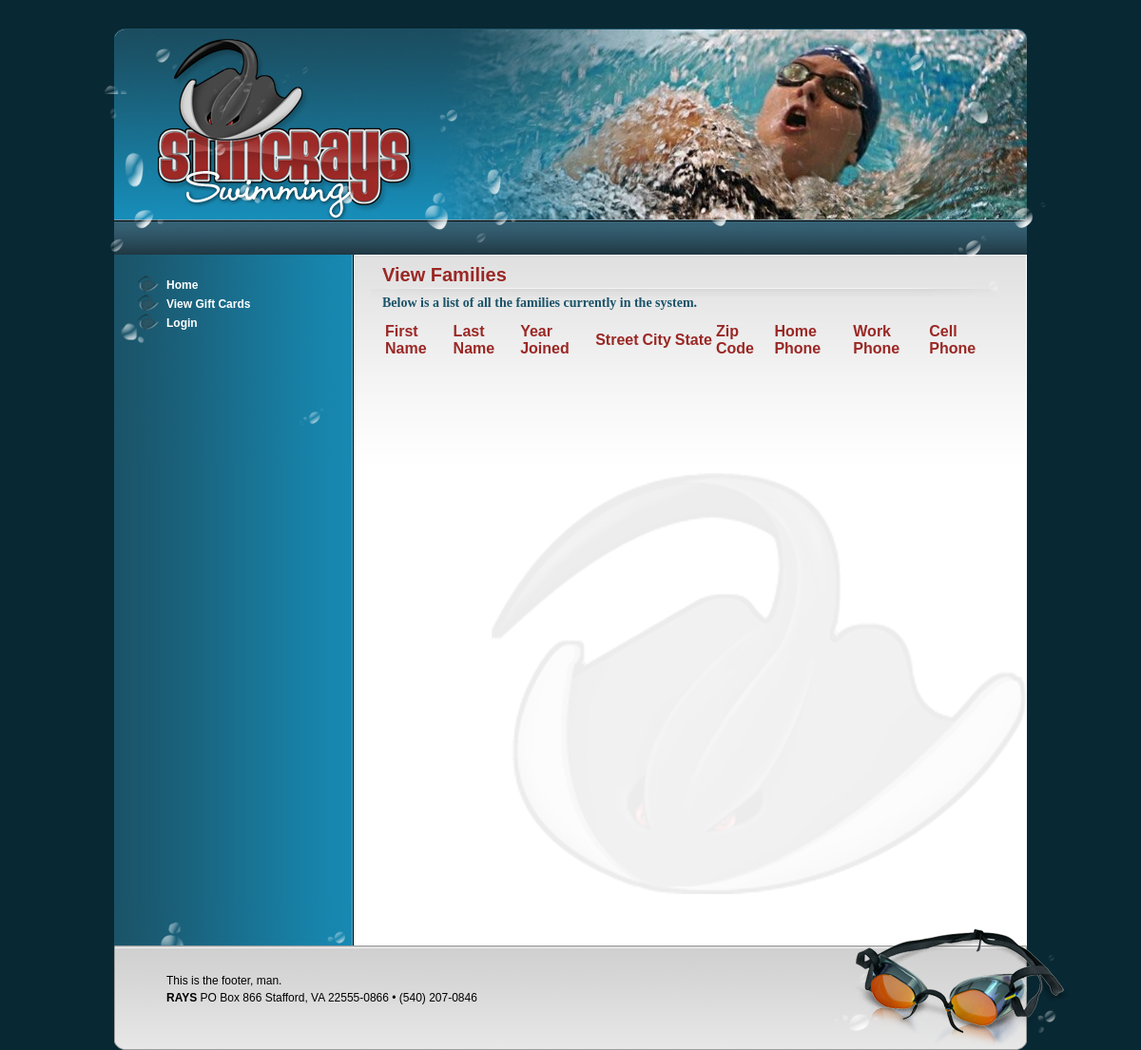
The app's page /browseFamilies.php, older data.
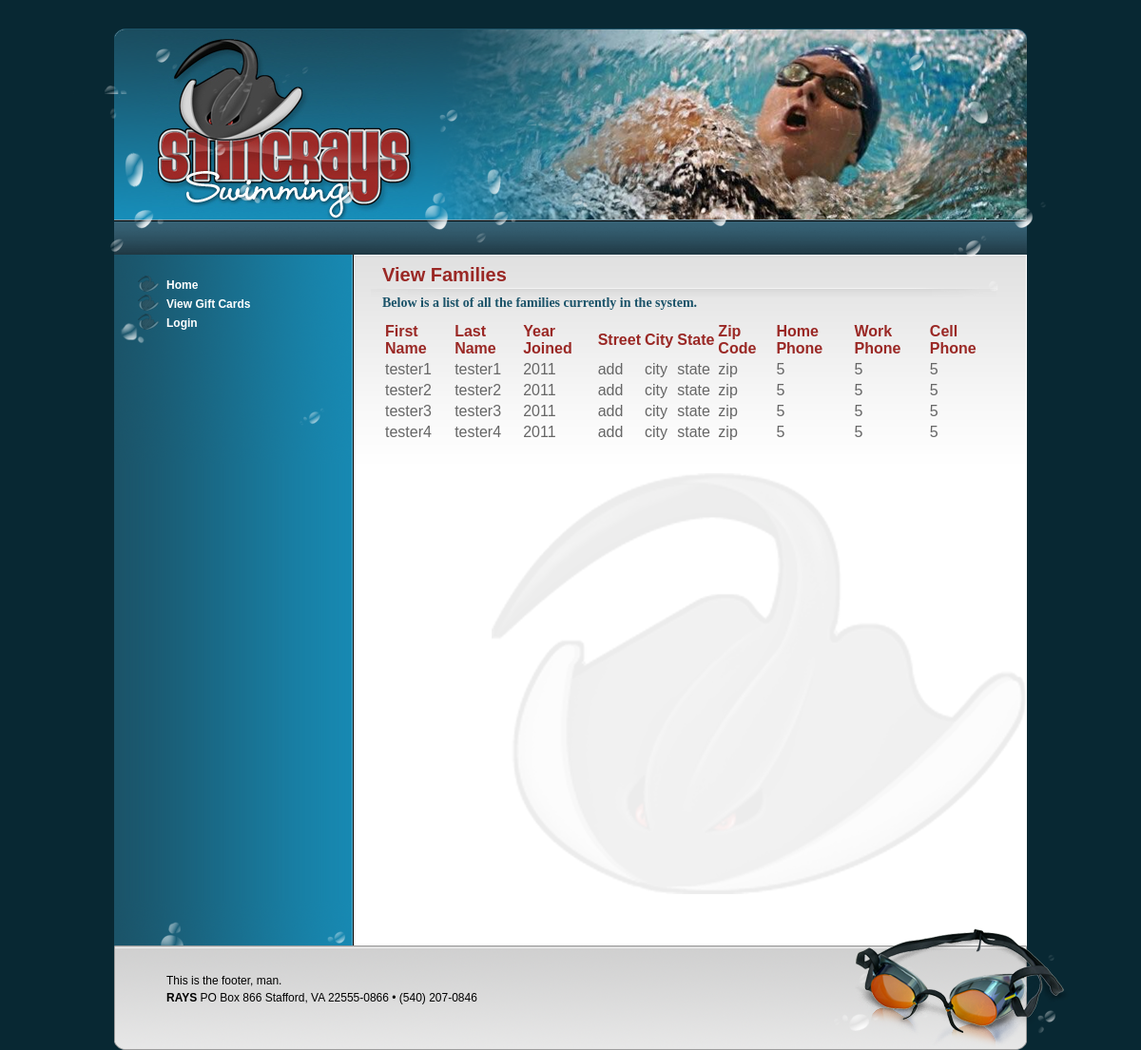
The same page, newer data.
### tables this page shows
CREATE TABLE families
(
familyID INT(10) NOT NULL AUTO_INCREMENT,
PRIMARY KEY (familyID),
email VARCHAR(30),
password VARCHAR(40),
parentFirstName VARCHAR(20),
parentLastName VARCHAR(20),
yearJoined INT(4),
streetAddress VARCHAR(30),
city VARCHAR(20),
state VARCHAR(20),
zip VARCHAR(20),
homePhone VARCHAR(20),
workPhone VARCHAR(20),
cellPhone VARCHAR(20),
accessLevel CHAR(1),
overallAFD DEC(8,2),
currentAFD DEC(8,2)
);

### browseFamilies.php (the view, shortened to what this page needs)
<html>
<body>
<?php
include('siteNavigator.php');
?>
<h1>View Families</h1>
<h2>Below is a list of all the families currently in the system.</h2>
<?php
$query = "SELECT * FROM families ORDER BY parentLastName, parentFirstName";
$result = mysqli_query($db, $query);
echo "<table>\n<tr><th><h3 style=\"text-align:left\">First Name</h3></th>
					<th><h3 style=\"text-align:left\">Last Name</h3></th>
					<th><h3 style=\"text-align:left\">Year Joined</h3></th>
					<th><h3 style=\"text-align:left\">Street</h3></th>
					<th><h3 style=\"text-align:left\">City</h3></th>
					<th><h3 style=\"text-align:left\">State</h3></th>
					<th><h3 style=\"text-align:left\">Zip Code</h3></th>
					<th><h3 style=\"text-align:left\">Home Phone</h3></th>
					<th><h3 style=\"text-align:left\">Work Phone</h3></th>
					<th><h3 style=\"text-align:left\">Cell Phone</h3></th>
					</tr>\n\n";
while($row = mysqli_fetch_array($result))
{
	$fname = $row['parentFirstName'];
	$lname = $row['parentLastName'];
	$yearJoined = $row['yearJoined'];
	$streetAddress = $row['streetAddress'];
	$city = $row['city'];
	$state = $row['state'];
	$zip = $row['zip'];
	$homePhone = $row['homePhone'];
	$workPhone = $row['workPhone'];
	$cellPhone = $row['cellPhone'];
	echo "<tr><td>$fname</td>
			<td>$lname</td>
			<td>$yearJoined</td>
			<td>$streetAddress</td>
			<td>$city</td>
			<td>$state</td>
			<td>$zip</td>
			<td>$homePhone</td>
			<td>$workPhone</td>
			<td>$cellPhone</td>
			</tr>\n";
}
echo "</table>\n";
?>
</div>
<?php
include('footer.php');
?>
</body>
</html>

### siteNavigator.php (shortened to what this page needs)
<head>
<link rel="stylesheet" href="stylesheet.css" type="text/css" />
<link rel="stylesheet" type="text/css" href="graphics/scripts/jquery.lightbox-0.5.css" media="screen" />
</head>
<body id="page" onload="initULMenu('menu_main')">
<div id="header" class="canvas">
  <div id="headerTransparent">
    <div id="logo"><a href="Home.php"><h1>Stingrays Swim Team</h1></a></div>
    <div id="headerMenu"></div>
  </div>
</div>
<div id="content" class="canvas">
 <div id="contentTop">
 <div id="contentBot">
  <div class="left">
    <div id="menu_main">
  <ul class="menu_main">
	 <li class="item1"><a class="first" href="Home.php" >Home</a></li>
	 <li class="item1"><a class="first" href="browseCards.php" >View Gift Cards</a></li>
     <?php
	 if(session_is_registered('loggedIn') == false){
	 ?>
	 <li class="item2"><a  href="login.php" >Login</a></li>
     <?php
	 }else{?>
	 <li class="item3"><a  href="logout.php" >Logout</a></li>
	 <?php
	 }
	 ?>
  </ul>
</div>
</div>
<div class="center">
    <div class="webpageWrapper">

### footer.php
 <BR>
 </div>
 </div>
 </div>
</div>
<div id="footer" class="canvas">
  <div id="footerContent" style="">
    <div class="webpageWrapper">
<p>
This is the footer, man. <br>
<b>RAYS</b> PO Box 866 Stafford, VA 22555-0866 • (540) 207-0846
</p>
</div>

### stylesheet.css (style rules this page uses)
a { color: #1b5369; text-decoration: none; }
h1 { color: #9a2825; font:bold 20px Georgia Arial, Helvetica, sans-serif; margin: 10px 0px 10px 0px; }
h2 { color: #000000; font:bold 14px Arial, Helvetica, sans-serif; margin: 0px 0px 10px 0px; }
h2 { color: #1b5369; font:bold 14px arial black,avant garde; margin: 0px 0px 10px 0px; }
h3 { color: #9a2825; font-size: 16px; font-weight: bold; margin:0; }
p { color: #000000; font:bold 14px Arial, Helvetica, sans-serif; margin: 0px 0px 10px 0px; }
html, body, p, div, input, select { font: normal 12px Arial, Helvetica, sans-serif; color: #666666; line-height: 150%; }
#page { margin:30px 0px 0px 0px; background: #082833 url(graphics/design/page_bg2.jpg) repeat-x left top; }
#header { background: transparent url(graphics/design/transparent_photo1.jpg) no-repeat right top; height: 238px; }
#headerTransparent { background: transparent url(graphics/design/header_bg.png) no-repeat left top; height: 238px; }
#header #logo { float: left; padding-left:85px; width: 279px; height:203px; }
#header #logo a { width: 279px; height: 201px; display: block; background: transparent url(graphics/design/Swimrays_logo_left.png) no-repeat top left; }
#headerMenu { width: 100%; height: 35px; background: transparent url(graphics/design/menu_top_bg.png) no-repeat left top; clear:both; }
#content { background: transparent url(graphics/design/content_bg_rp.png) repeat-y 45px top; }
#content .left { width: 252px; padding-top:20px; background: transparent; vertical-align: top; float:left; }
#content .center:after { content: "."; display: block; height: 0; clear: both; visibility: hidden; }
#content .center { width: 648px; height:680px; padding:0px 30px; background: transparent url(graphics/design/watermark_bg.png) no-repeat right 230px; vertical-align: top; float:left; }
html>body #content .center { min-height: 680px; height: auto; }
#contentTop { background: transparent url(graphics/design/content_bg_tp.png) no-repeat 45px top; width: 960px; padding: 0px 45px; }
#contentTop:after { content: "."; display: block; height: 0; clear: both; visibility: hidden; }
#contentBot:after { content: "."; display: block; height: 0; clear: both; visibility: hidden; }
#contentBot { background: transparent url(graphics/design/content_bg_bt.png) no-repeat left bottom; width: 960px; height: 730px; }
html>body #contentBot { min-height: 730px; height: auto; }
#footer { height: 107px; background: transparent url(graphics/design/footer_bg.png) no-repeat left bottom; color: #000; }
#footerContent p { margin:0; padding:0; color: #000; }
#footerContent { padding: 25px 100px 0px 100px; color: #000; }
.canvas { clear: both; width: 1050px; margin:0 auto; }
.canvas:after { content: "."; display: block; height: 0; clear: both; visibility: hidden; }
#menu_main:after { content: "."; display: block; height: 0; clear: both; visibility: hidden; }
ul.menu_main ,ul.menu_main li,ul.menu_main ul { margin: 0; border: 0; padding: 0; list-style: none; width: 252px; }
ul.menu_main li { position: relative; display: block !important; display: inline; float: left; }
ul.menu_main a { color: #fff; background: transparent url(graphics/design/bullet_off.png) no-repeat 25px 50%; text-decoration: none; text-align: left; padding: 5px 10px 1px 55px; font: bold 12px Arial, Helvetica, sans-serif; display: block; height: auto !important; height: 1%; }

Row changes from the older to the newer data that the page shows:
added families: parentFirstName "tester1", parentLastName "tester1", yearJoined "2011", streetAddress "add", city "city", state "state", zip "zip", homePhone "5", workPhone "5", cellPhone "5"
added families: parentFirstName "tester2", parentLastName "tester2", yearJoined "2011", streetAddress "add", city "city", state "state", zip "zip", homePhone "5", workPhone "5", cellPhone "5"
added families: parentFirstName "tester3", parentLastName "tester3", yearJoined "2011", streetAddress "add", city "city", state "state", zip "zip", homePhone "5", workPhone "5", cellPhone "5"
added families: parentFirstName "tester4", parentLastName "tester4", yearJoined "2011", streetAddress "add", city "city", state "state", zip "zip", homePhone "5", workPhone "5", cellPhone "5"
